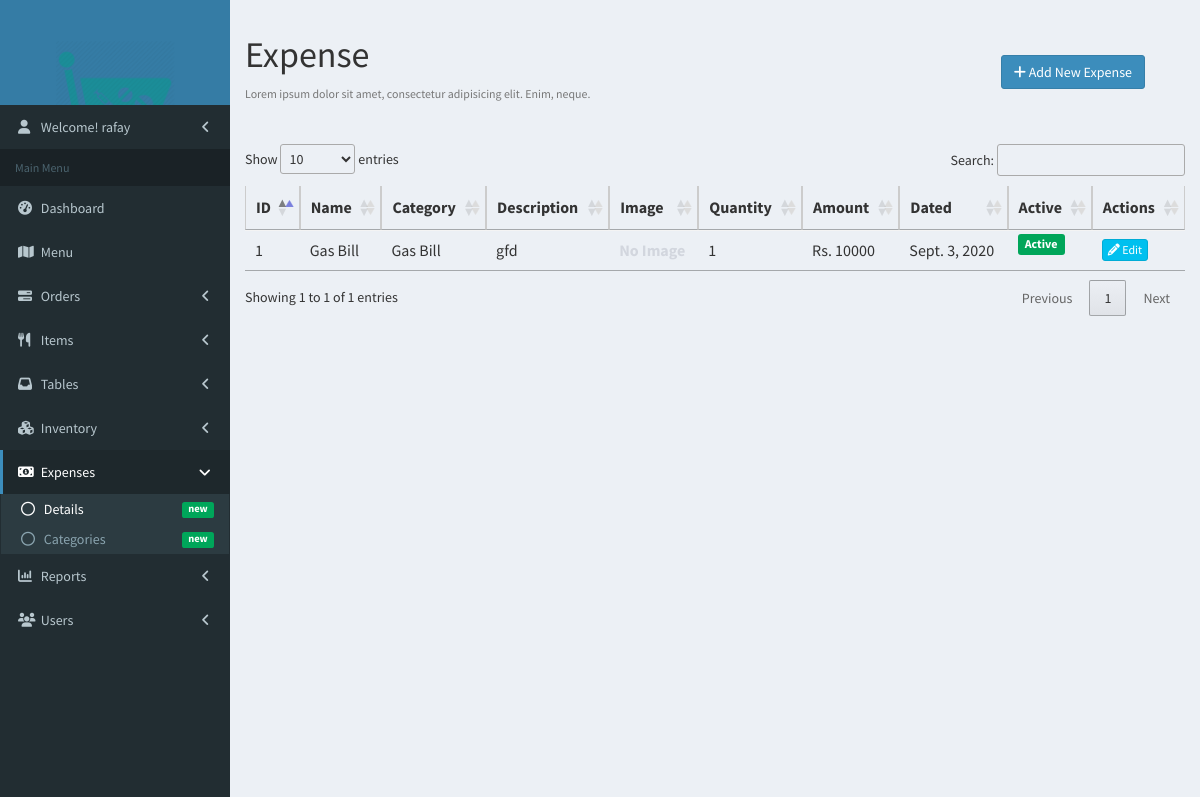
/expense/list (signed in), run on the app's committed database.
### app/models.py (models this page shows, shortened)
class User(AbstractUser):
    is_manager = models.BooleanField(default=False)
    is_inventory_manager = models.BooleanField(default=False)

class Expense(models.Model):
    name = models.CharField(max_length=30)
    price = models.IntegerField()
    category = models.ForeignKey(ExpenseCategory, on_delete=models.PROTECT)
    description = models.CharField(max_length=300, null=True, blank=True)
    quantity = models.IntegerField(default=1)
    image = models.ImageField(upload_to="expenses/", null=True, blank=True)
    is_active = models.BooleanField(default=True)
    created_at = models.DateTimeField(auto_now_add=True)
    updated_at = models.DateTimeField(auto_now=True)
    history = HistoricalRecords()

class ExpenseCategory(models.Model):
    name = models.CharField(max_length=30)
    description = models.CharField(max_length=300, null=True, blank=True)
    image = models.ImageField(upload_to="categories/expense/", null=True, blank=True)
    is_active = models.BooleanField(default=True)
    created_at = models.DateTimeField(auto_now_add=True)
    updated_at = models.DateTimeField(auto_now=True)
    history = HistoricalRecords()
    def __str__(self):
        return self.name

### app/views.py (the view)
# urls.py: path('expense/list', views.ExpenseList.as_view(), name='expense-list'),
@method_decorator([login_required], name='dispatch')
class ExpenseList(ListView):
    model = Expense

### app/templates/app/expense_list.html (shortened to what this page needs)
{% extends 'base.html' %}
{% load static %}
{% block link-expense %}active{% endblock %}
{% block link-expense-details %}active{% endblock %}
{% block content %}
    <div>
        <section class="content-header">
            <div class="row">
                <div class="col-xs-8">
                    <h1>
                        Expense
                    </h1>
                    <p class="text-muted">
                        <small>Lorem ipsum dolor sit amet, consectetur adipisicing elit. Enim, neque.</small>
                    </p>
                </div>
                <div class="col-xs-4">
                    <a href="{% url 'expense-new' %}" class="pull-right btn btn-primary" style="margin: 40px 40px">
                        <i class="fa fa-plus"></i> Add New Expense
                    </a>
                </div>
            </div>
        </section>
    </div>
    <section class="content container-fluid">
        {% if object_list %}
            <div class="row">
                <div class="col-xs-12">
                    <table class="table table-hover" id="data-table">
                        <thead>
                        <tr>
                            <th>ID</th>
                            <th>Name</th>
                            <th>Category</th>
                            <th>Description</th>
                            <th>Image</th>
                            <th>Quantity</th>
                            <th>Amount</th>
                            <th>Dated</th>
                            <th>Active</th>
                            <th>Actions</th>
                        </tr>
                        </thead>
                        <tbody>
                        {% for expense in object_list %}
                            <tr>
                                <td>{{ expense.id }}</td>
                                <td>{{ expense.name }}</td>
                                <td>{{ expense.category }}</td>
                                <td>{{ expense.description }}</td>
                                <td>
                                    {% if expense.image %}
                                        <img src="{{ expense.image.url }}" alt="" class="img-sm">
                                    {% else %}
                                        <b class="text-gray">No Image</b>
                                    {% endif %}
                                </td>
                                <td>{{ expense.quantity }}</td>
                                <td>Rs. {{ expense.price }}</td>
                                <td>{{ expense.created_at.date }}</td>
                                {% if expense.is_active %}
                                    <td><span class="label label-success">Active</span></td>
                                {% else %}
                                    <td><span class="label label-danger">Inactive</span></td>
                                {% endif %}
                                <td>
                                    <a href="{% url 'expense-edit' expense.id %}" class="btn btn-info btn-xs">
                                        <i class="fa fa-pencil"></i> Edit
                                    </a>
                                </td>
                            </tr>
                        {% endfor %}
                        </tbody>
                    </table>
                </div>
            </div>
        {% endif %}
    </section>
{% endblock %}

### app/templates/base.html (shortened to what this page needs)
{% load static %}
<html>
<head>
    <link rel="stylesheet" href="{% static 'app/bower_components/font-awesome/css/font-awesome.min.css' %}">
    <link rel="stylesheet" href="{% static 'app/bower_components/bootstrap/dist/css/bootstrap.min.css' %}">
    <link rel="stylesheet" href="{% static 'app/dist/css/AdminLTE.min.css' %}">
    <link rel="stylesheet" href="{% static 'app/dist/css/skins/skin-blue.min.css' %}">
    <link href="{% static 'app/vendor/datatables-plugins/dataTables.bootstrap.css' %}" rel="stylesheet">
    <link href="{% static 'app/vendor/datatables-responsive/dataTables.responsive.css' %}" rel="stylesheet">
    <link rel="stylesheet" href="//cdn.datatables.net/1.10.19/css/jquery.dataTables.min.css">
    <link rel="stylesheet" href="{% static 'app/dist/css/aroma.css' %}">
</head>
<body class="hold-transition skin-blue sidebar-mini">
<div class="wrapper">
    <header class="main-header">
        <a href="base.html" class="logo">
            <span class="logo-lg">
                    <img src="{% static 'app/images/logo_white.png' %}" alt="" style="width: 60%; margin-top: 40px;">
                </span>
        </a>
    </header>
    <aside class="main-sidebar">
        <section class="sidebar">
            <ul class="sidebar-menu" data-widget="tree">
                <li class="treeview">
                    <a href="#">
                        <i class="fa fa-user"></i>
                        <span>
                            Welcome! {{ user.get_username }}
                        </span>
                        <span class="pull-right-container">
                              <i class="fa fa-angle-left pull-right"></i>
                            </span>
                    </a>
                </li>
            </ul>
            <ul class="sidebar-menu" data-widget="tree">
                <li class="header">Main Menu</li>
                <li class="{% block link-dashboard %}{% endblock %}">
                    <a href="{% url 'index' %}">
                        <i class="fa fa-dashboard"></i> <span>Dashboard</span>
                    </a>
                </li>
                {% if user.is_superuser or user.is_manager or user.is_staff %}
                    <li class="{% block link-menu %}{% endblock %}">
                        <a href="{% url 'menu' %}">
                            <i class="fa fa-map"></i> <span>Menu</span>
                        </a>
                    </li>
                    <li class="treeview {% block link-orders %}{% endblock %}">
                        <a href="#">
                            <i class="fa fa-tasks"></i>
                            <span>Orders</span>
                            <span class="pull-right-container">
                              <i class="fa fa-angle-left pull-right"></i>
                            </span>
                        </a>
                    </li>
                <li class="treeview {% block link-items %}{% endblock %}">
                        <a href="#">
                            <i class="fa fa-cutlery"></i>
                            <span>Items</span>
                            <span class="pull-right-container">
                              <i class="fa fa-angle-left pull-right"></i>
                            </span>
                        </a>
                                {% now 'n' as month %}
                                {% now 'Y' as year %}
                    </li>
                    <li class="treeview {% block link-tables %}{% endblock %}">
                        <a href="#">
                            <i class="fa fa-inbox"></i>
                            <span>Tables</span>
                            <span class="pull-right-container">
                              <i class="fa fa-angle-left pull-right"></i>
                            </span>
                        </a>
                    </li>
                {% endif %}
                {% if user.is_superuser or user.is_manager or user.is_inventory_manager %}
                    <li class="treeview {% block link-inventory %}{% endblock %}">
                        <a href="#">
                            <i class="fa fa-cubes"></i>
                            <span>Inventory</span>
                            <span class="pull-right-container">
                              <i class="fa fa-angle-left pull-right"></i>
                            </span>
                        </a>
                    </li>
                {% endif %}
                {% if user.is_superuser or user.is_manager %}
                    <li class="treeview {% block link-expense %}{% endblock %}">
                        <a href="#">
                            <i class="fa fa-money"></i>
                            <span>Expenses</span>
                            <span class="pull-right-container">
                              <i class="fa fa-angle-left pull-right"></i>
                            </span>
                        </a>
                        <ul class="treeview-menu">
                            <li class="{% block link-expense-details %}{% endblock %}">
                                <a href="{% url 'expense-list' %}">
                                    <i class="fa fa-circle-o"></i>
                                    <span>Details</span>
                                    <span class="pull-right-container">
                                      <small class="label pull-right bg-green">new</small>
                                    </span>
                                </a>
                            </li>
                            <li class="{% block link-expense-categories %}{% endblock %}">
                                <a href="{% url 'expense-category-list' %}">
                                    <i class="fa fa-circle-o"></i>
                                    <span>Categories</span>
                                    <span class="pull-right-container">
                                      <small class="label pull-right bg-green">new</small>
                                    </span>
                                </a>
                            </li>
                        </ul>
                    </li>
                    <li class="treeview {% block link-reports %}{% endblock %}">
                        <a href="#">
                            <i class="fa fa-bar-chart"></i>
                            <span>Reports</span>
                            <span class="pull-right-container">
                              <i class="fa fa-angle-left pull-right"></i>
                            </span>
                        </a>
                                {% now 'j' as today %}
                                {% now 'n' as month %}
                                {% now 'Y' as year %}
                                {% now 'n' as month %}
                                {% now 'Y' as year %}
                                {% now 'Y' as year %}
                    </li>
                {% endif %}
                {% if user.is_superuser %}
                    <li class="treeview {% block link-user %}{% endblock %}">
                        <a href="#">
                            <i class="fa fa-group"></i>
                            <span>Users</span>
                            <span class="pull-right-container">
                              <i class="fa fa-angle-left pull-right"></i>
                            </span>
                        </a>
                    </li>
                {% endif %}
            </ul>
        </section>
    </aside>
    <div class="content-wrapper">
        {% block content %}
        {% endblock %}
    </div>
</div>
</body>
</html>

### data on the page
User: get_username "rafay"
Expense: id "1", name "Gas Bill", category "Gas Bill", description "gfd", image "No Image", quantity "1", price "10000", created_at "Sept. 3, 2020", is_active "Active"
